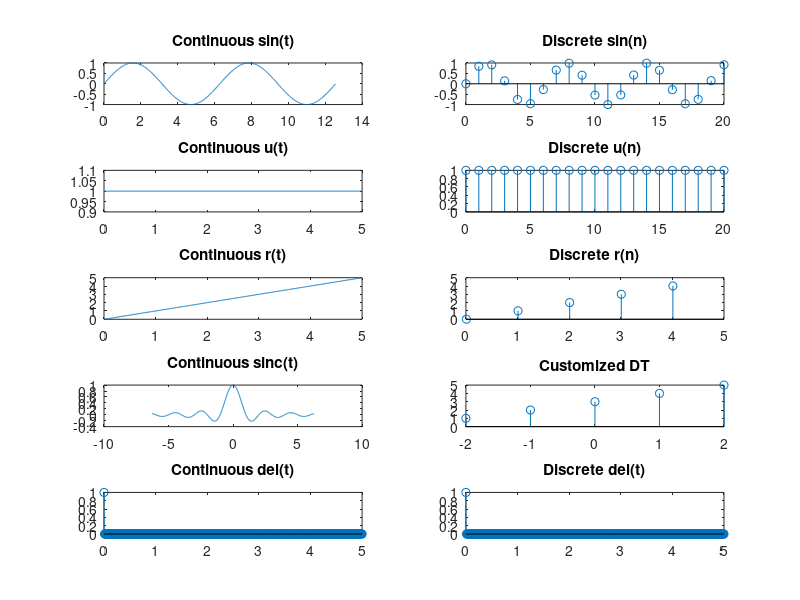

This chart was generated by the following MATLAB code:
% Author - Sarthak Amar Dhakade (211030054)
% Date Created - 19/01/2024

%% Task 1

% Continuous Time

% Sin(t)
t = 0 : 0.01 : 4*pi ;
c = sin(t);
subplot(5,2,1)
plot (t,c)
title("Continuous sin(t)")

% Step Function
t = 0 : 0.01 : 5;
u = ones (1 , length(t));
subplot(5,2,3);
plot(t,u)
title("Continuous u(t)")

% Ramp Function
t = 0 : 0.01 : 5;
u = ones (1 , length(t));
r = u.*t;
subplot(5,2,5)
plot(t,r)
title("Continuous r(t)")

% Impulse Function
t = 0 : 0.01 : 5;
delta_t = zeros (size(t));
delta_t(t == 0) = 1;
subplot(5,2,9)
stem(t,delta_t);
title("Continuous del(t)")

% Sinc(t)
t = -2*pi : 0.01 : 2*pi;
c = sin(pi * t) ./ (pi * t);
subplot(5,2,7)
plot(t, c);
title("Continuous sinc(t)")

% Discrete Time

% Impulse Function
n = 0 : 0.01 : 5;
delta_t = zeros (size(n));
delta_t(n == 0) = 1;
subplot(5,2,10)
stem(n,delta_t);
title("Discrete del(t)")

% Sin(n)
n = 0 : 20;
c = sin(n);
subplot(5,2,2)
stem (n,c)
title("Discrete sin(n)")

% Step Function
n = 0 : 20;
u = ones (size(n));
subplot(5,2,4)
stem(n,u)
title("Discrete u(n)")

% Ramp Function
n = 0.01 : 5;
u = ones (1 , length(n));
r = u.*n;
subplot(5,2,6)
stem(n,r)
title("Discrete r(n)")

% Sinc(n)
n = -2*pi : 0.01 : 2*pi;
c = sin(pi * n) ./ (pi * n);
subplot(5,2,8)
stem(n, c);
title("Discrete sinc(n)")


%% Task 2

% Continuous CT

%from -2 to -1
t1 = -2:0.01:-1;
u1 = zeros(size(t1));

u1(t1 <= -1) = -1;
u1(end) = 1.5;

plot(t1, u1);
hold on;


%from -1 to 0
t2 = -1:0.01:0;
u2 = zeros(size(t2));

u2 (t2 <= 0) = 0.5*t2 + 2;

plot(t2, u2);
hold on;

%from 0 to 1
t3 = 0:0.01:1;
u3 = zeros(size(t3));

u3(t3 <= 1) = -0.5*t3 + 2;
u3(end) = -1;

plot(t3, u3);
hold on;

%from 1 to 2
t4 = 1:0.01:2;
u4 = zeros(size(t4));

u4(t4 <= 2) = -1;
u4(end) = 0;

plot(t4, u4);

hold off;
grid on;

title('Customized CT')

%% Task 3

% Customised DT

%from -2 to -1
t1 = -2: 2;
u1 = [1 2 3 4 5];
stem(t1, u1);

title('Customized DT')
